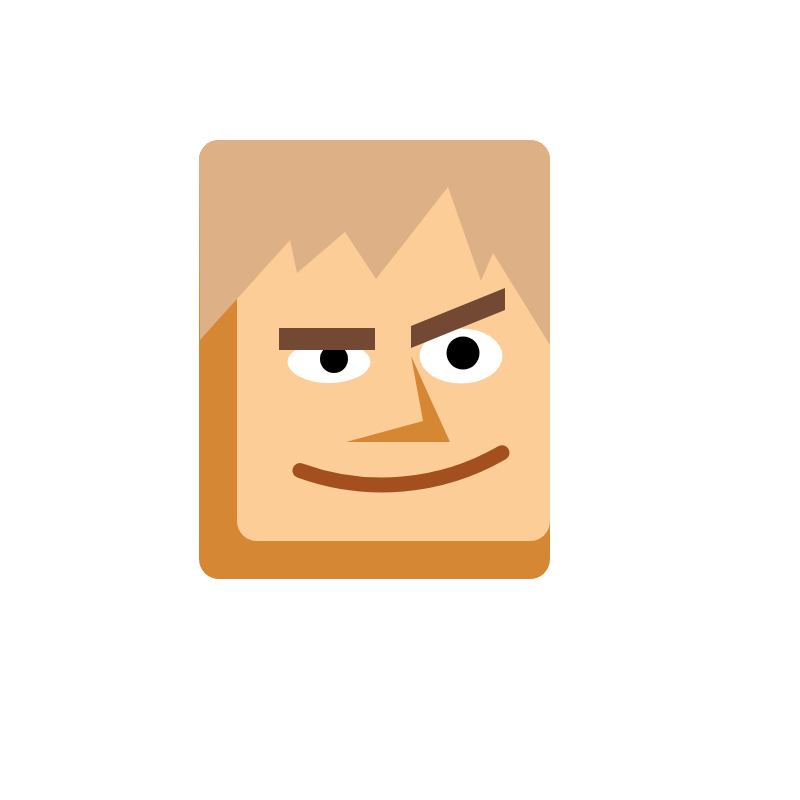
Frame 1 (no input)
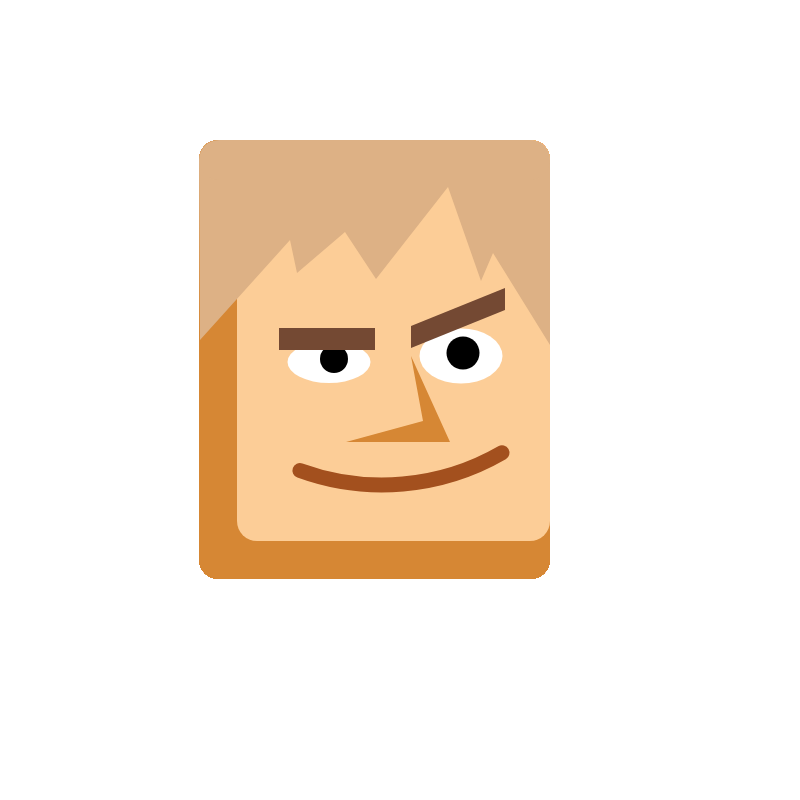
Frame 60 (no input)
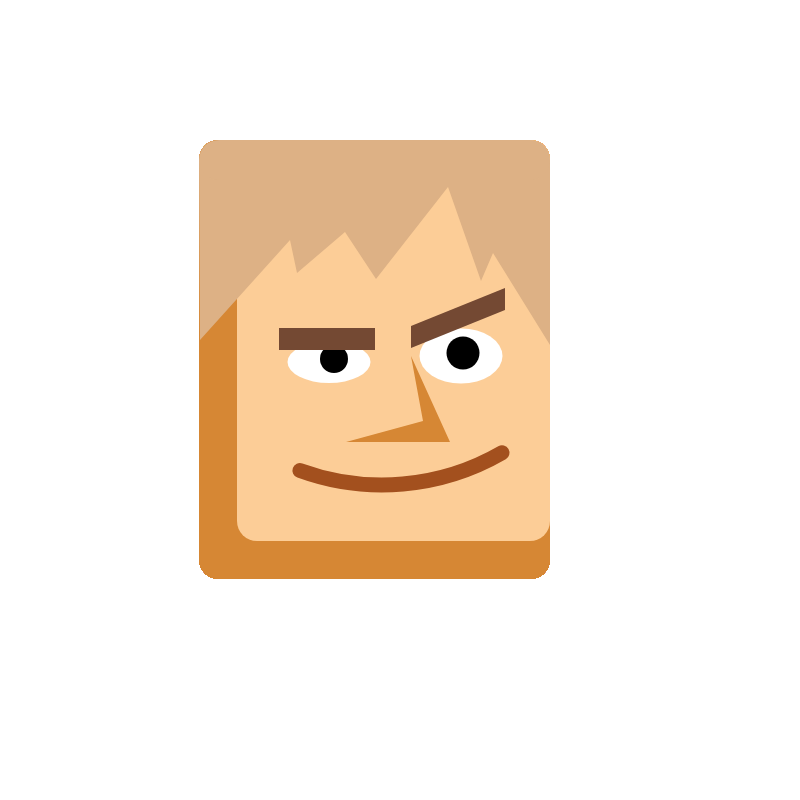
Frame 120 (the mouse pressed at the canvas centre since frame 60)

The p5.js sketch that drew these frames (run headless with seeded random() and noise() and a simulated clock; from frame 60 on, the mouse is pressed at the canvas centre):

// p5.js sketch
// ── sketch.js
function setup() {
    createCanvas(800, 800);
}

function draw() {
    //darker skin color, no stroke
    fill(214, 135, 52);
    noStroke();
    //base shape for face (rounded)
    rect(199, 140, 351, 439, 20);
    
    //ligther skin color
    fill(252, 205, 151);
    //inner shape for face
    rect(237, 140, 313, 401, 20);
    
    //eyes, white
    fill(255,255,255);
    ellipse(329,362,83,42);
    ellipse(461,356,83,55);
    //eyeballs,black
    fill(0,0,0);
    ellipse(334,359,28,28);
    ellipse(463,353,33,33);
    
    //eyebrows, brown
    fill(116,73,51);
    rect(279,328,96,22);
    //second eyebrow, diagonal
    beginShape();
    vertex(411, 348);
    vertex(411, 326);
    vertex(505, 288);
    vertex(505, 310);
    endShape(CLOSE);
    
    //nose
    fill(214,135,52);
    beginShape();
    vertex(346, 442);
    vertex(423, 421);
    vertex(411, 356);
    vertex(450, 442);
    endShape(CLOSE);
    
    //mouth, as an arc of a big circle, placed above
    noFill();
    stroke(163,80,30);
    strokeWeight(15);
    arc(382,245,480,480,radians(60),radians(110));
    
    //hair
    fill(221,177,133);
    noStroke();
    beginShape();
    vertex(200, 340);
    vertex(290, 240);
    vertex(297, 273);
    vertex(345, 232);
    vertex(376, 279);
    vertex(448, 187);
    vertex(481, 281);
    vertex(493, 253);
    vertex(550, 345);
    vertex(550, 160);
    vertex(199, 160);
    endShape(CLOSE);
    //top of the head
    rect(199,140,351,40,20);
    
    
    
}
